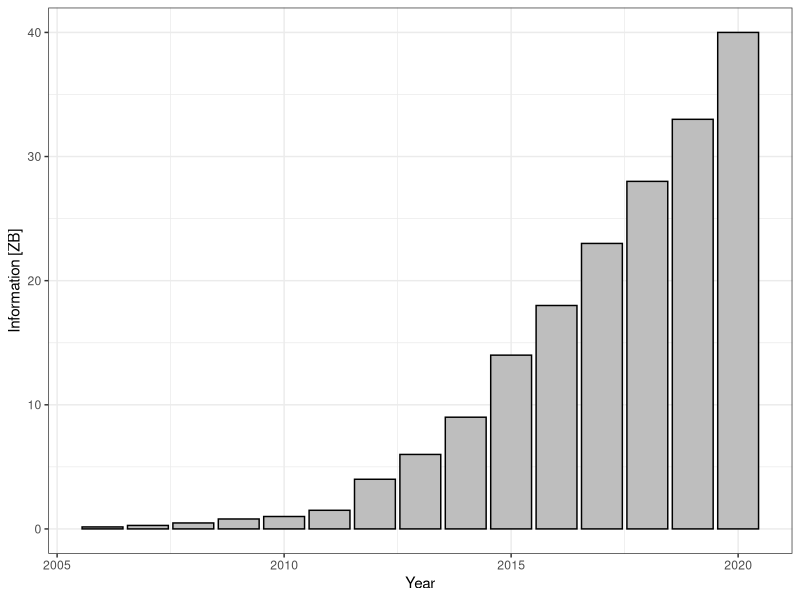

Recreate this plot in R. (Note: this script raises an error after producing the figure.)
## ---- chunk 1

 

tabletmp <- readxl::read_xlsx("_bookdown_files/tables/data_growth.xlsx") 

 

ggplot2::ggplot(tabletmp,ggplot2::aes(x= Year, y=`Information [ZB]`)) +

  ggplot2::geom_bar(stat="identity", color= "black", fill="grey") +

  ggplot2::theme_bw()

 

## ---- chunk 2

knitr::include_graphics("_bookdown_files/figures/main_work_flow.png")

